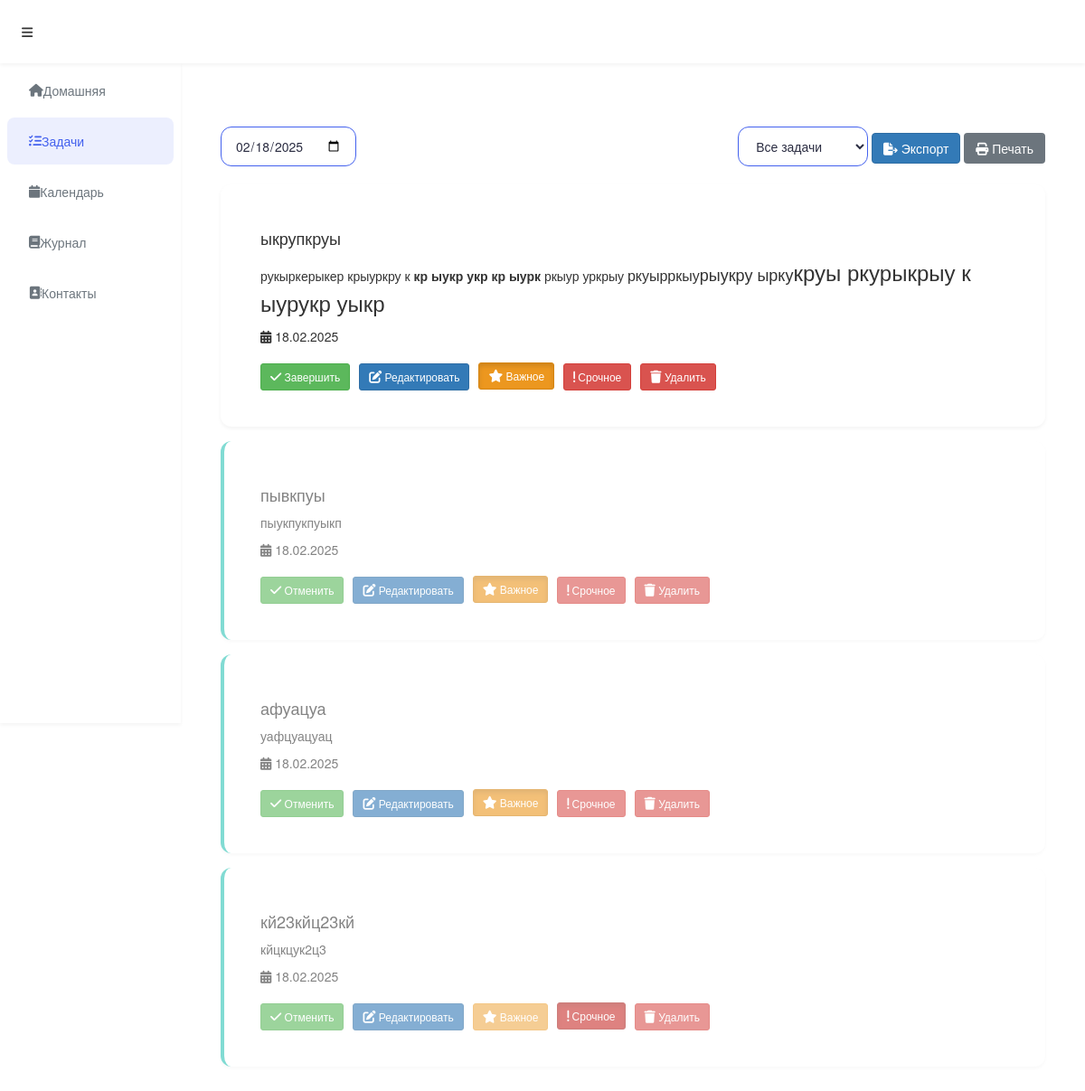
The page /tasks on the database its author committed.
### models.py (models this page shows, shortened)
class Task(db.Model):
    id = db.Column(db.Integer, primary_key=True)
    title = db.Column(db.String(100), nullable=False)
    description = db.Column(db.Text)
    created_date = db.Column(db.DateTime, default=datetime.utcnow)
    due_date = db.Column(db.DateTime)
    completed = db.Column(db.Boolean, default=False)
    important = db.Column(db.Boolean, default=False)
    urgent = db.Column(db.Boolean, default=False)

### main.py (the view)
@app.route('/tasks')
def tasks():
    tasks = Task.query.order_by(Task.due_date.asc()).all()
    today = datetime.now().strftime('%Y-%m-%d')
    return render_template('tasks.html', tasks=tasks, today=today)

### templates/tasks.html (shortened to what this page needs)
{% extends "base.html" %}
{% block extra_css %}
<link rel="stylesheet" href="https://cdnjs.cloudflare.com/ajax/libs/jquery-cleditor/1.4.5/jquery.cleditor.css">
{% endblock %}
{% block content %}
<div class="tasks-section">
    <div class="filter-controls">
        <div class="date-filter">
            <input type="date" id="taskDate" onchange="filterTasksByDate(this.value)" value="{{ today }}">
        </div>
        <div class="sort-filter">
            <select id="sortTasks" onchange="sortTasks(this.value)">
                <option value="all">Все задачи</option>
            </select>
            <button onclick="exportTasks()" class="btn btn-primary">
                <i class="fas fa-file-export"></i> Экспорт
            </button>
            <button onclick="printTasks()" class="btn btn-secondary">
                <i class="fas fa-print"></i> Печать
            </button>
        </div>
    </div>
    <div class="tasks" id="tasksList">
        {% for task in tasks %}
        <div class="task {% if task.completed %}completed{% endif %}"
             data-date="{{ task.due_date.strftime('%Y-%m-%d') }}"
             data-task-id="{{ task.id }}">
            <div class="pd-20">
                <h4 class="h4">{{ task.title }}</h4>
                <p class="task-description">{{ task.description | safe }}</p>
                <div class="task-date">
                    <i class="fas fa-calendar-alt"></i> {{ task.due_date.strftime('%d.%m.%Y') }}
                </div>
                <div class="task-actions">
                    <button onclick="toggleComplete('{{ task.id }}')" class="btn btn-success btn-sm">
                        <i class="fas fa-check"></i> {{ 'Отменить' if task.completed else 'Завершить' }}
                    </button>
                    <button onclick="handleEditTask('{{ task.id }}')" class="btn btn-primary btn-sm">
                        <i class="fas fa-edit"></i> Редактировать
                    </button>
                    <button onclick="toggleImportant('{{ task.id }}')" class="btn btn-warning btn-sm {% if task.important %}active{% endif %}">
                        <i class="fas fa-star"></i> Важное
                    </button>
                    <button onclick="toggleUrgent('{{ task.id }}')" class="btn btn-danger btn-sm {% if task.urgent %}active{% endif %}">
                         Срочное
                    </button>
                    <button onclick="deleteTask('{{ task.id }}')" class="btn btn-danger btn-sm">
                        <i class="fas fa-trash"></i> Удалить
                    </button>
                </div>
            </div>
        </div>
        {% endfor %}
    </div>
</div>
{% endblock %}

### templates/base.html (shortened to what this page needs)
<!DOCTYPE html>
<html lang="ru">
<head>
    <link href="https://cdn.jsdelivr.net/npm/suneditor@latest/dist/css/suneditor.min.css" rel="stylesheet">
    <link rel="stylesheet" href="{{ url_for('static', filename='style.css') }}">
    <link rel="stylesheet" href="https://cdnjs.cloudflare.com/ajax/libs/font-awesome/6.4.0/css/all.min.css">
    <link rel="stylesheet" href="https://cdn.jsdelivr.net/npm/bootstrap@3.3.7/dist/css/bootstrap.min.css">
    {% block extra_css %}{% endblock %}
</head>
<body>
    <div class="header">
        <div class="header-left">
            <div class="menu-icon" id="toggleSidebar">
                <i class="fas fa-bars"></i>
            </div>
        </div>
    </div>
    <div class="left-side-bar" id="sidebar">
        <div class="menu-block">
            <div class="sidebar-menu">
                <nav>
                    <a href="/" {% if request.endpoint == 'home' %}class="active"{% endif %}><i class="fas fa-home"></i><span class="mtext">Домашняя</span></a>
                    <a href="/tasks" {% if request.endpoint == 'tasks' %}class="active"{% endif %}><i class="fas fa-tasks"></i><span class="mtext">Задачи</span></a>
                    <a href="/calendar" {% if request.endpoint == 'calendar' %}class="active"{% endif %}><i class="fas fa-calendar"></i><span class="mtext">Календарь</span></a>
                    <a href="/journal" {% if request.endpoint == 'journal' %}class="active"{% endif %}><i class="fas fa-book"></i><span class="mtext">Журнал</span></a>
                    <a href="/contacts" {% if request.endpoint == 'contacts' %}class="active"{% endif %}><i class="fas fa-address-book"></i><span class="mtext">Контакты</span></a>
                </nav>
            </div>
        </div>
    </div>
    <div class="main-container">
        <div class="pd-ltr-20">
            {% block content %}{% endblock %}
        </div>
    </div>
</body>
</html>

### static/style.css (style rules this page uses)
:root { --primary-color: #4361ee; --secondary-color: #3f37c9; --accent-color: #7209b7; --success-color: #2ec4b6; --danger-color: #e63946; --warning-color: #ff9f1c; --background: #f8f9fd; --card-bg: #ffffff; --text-primary: #2b2d42; --text-secondary: #6c757d; --border-radius: 12px; --shadow-sm: 0 2px 4px rgba(0,0,0,0.05); --shadow-md: 0 4px 6px rgba(0,0,0,0.07); --shadow-lg: 0 10px 15px rgba(0,0,0,0.1); }
body { font-family: 'Inter', sans-serif; background-color: var(--background); color: var(--text-primary); margin: 0; padding: 0; }
.header { background: var(--card-bg); box-shadow: var(--shadow-sm); height: 70px; display: flex; align-items: center; padding: 0 24px; position: fixed; top: 0; left: 0; right: 0; z-index: 1200; transition: all 0.3s ease; box-sizing: border-box; }
.menu-icon { position: relative; margin-right: 16px; }
.header-left { display: flex; align-items: center; }
.left-side-bar { width: 250px; background: var(--card-bg); box-shadow: var(--shadow-sm); height: calc(100vh - 70px); top: 70px; position: fixed; transition: all 0.3s ease; z-index: 1100; }
.sidebar-menu nav a { display: flex; align-items: center; padding: 16px 24px; color: var(--text-secondary); text-decoration: none; transition: all 0.3s ease; border-radius: 8px; margin: 4px 8px; }
.sidebar-menu nav a.active { background: rgba(67, 97, 238, 0.1); color: var(--primary-color); }
.main-container { margin-left: 250px; padding: 90px 24px 24px; transition: all 0.3s ease; min-height: 100vh; }
.task { background: var(--card-bg); border-radius: var(--border-radius); padding: 20px; margin-bottom: 16px; box-shadow: var(--shadow-sm); border-left: 4px solid transparent; transition: all 0.3s ease; }
.task.completed { border-left: 4px solid var(--success-color); opacity: 0.6; order: 999; }
.tasks { display: flex; flex-direction: column; }
.btn { padding: 8px 16px; border-radius: 4px; cursor: pointer; font-weight: 500; transition: all 0.3s ease; display: inline-flex; align-items: center; justify-content: center; gap: 8px; font-size: 14px; line-height: 1; border: 2px solid transparent; background: none; }
.btn-primary { color: var(--primary-color); border-color: var(--primary-color); background: transparent; }
.btn-secondary { color: var(--text-secondary); border-color: var(--text-secondary); }
.btn-success { color: var(--success-color); border-color: var(--success-color); background: transparent; }
.btn-danger { color: var(--danger-color); border-color: var(--danger-color); background: transparent; }
.btn-danger:hover, .btn-danger.active { background: var(--danger-color); color: white; transform: translateY(-1px); }
.btn-warning { color: var(--warning-color); border-color: var(--warning-color); background: transparent; }
.btn-warning:hover, .btn-warning.active { background: var(--warning-color); color: white; transform: translateY(-1px); }
.btn i { font-size: 16px; }
.btn i { font-size: 14px; }
.task-description { padding: 10px; border-top: 1px solid #eee; display: none; }
.h4 { font-size: 18px; font-weight: 600; color: #1b3133; margin: 0 0 15px 0; }
.task-description { padding: 12px 15px; border-top: 1px solid #eee; display: none; }
@media (max-width: 1200px) { .left-side-bar { width: 200px; } }
@media (max-width: 1200px) { .main-container { margin-left: 200px; } }
.task-actions { margin-top: 20px; display: flex; gap: 10px; }
.tasks-section { margin-top: 30px; max-width: 1200px; margin-left: auto; margin-right: auto; }
.pd-20 { padding: 20px; }
.pd-ltr-20 { padding: 20px; }
.filter-controls { display: flex; justify-content: space-between; align-items: center; margin-bottom: 20px; }
.date-filter input, .sort-filter select { padding: 10px 15px; border: 1px solid var(--primary-color); border-radius: var(--border-radius); background: var(--card-bg); color: var(--text-primary); font-size: 14px; transition: all 0.3s ease; }
.sort-filter select { cursor: pointer; min-width: 140px; }
.btn-secondary { background-color: #6c757d; color: white; }

### rows shown on the page
Task: title "пывкпуы", description "пыукпукпуыкп", due_date "18.02.2025", completed "Отменить"
Task: title "афуацуа", description "уафцуацуац", due_date "18.02.2025", completed "Отменить"
Task: title "кй23кйц23кй", description "кйцкцук2ц3", due_date "18.02.2025", completed "Отменить"
Task: title "ыкрупкруы", description "рукыркерыкер крыуркру к кр ыукр укр кр ыурк ркыур уркрыу ркуырркыу рыукру ырку круы ркурыкрыу к ыурукр уыкр", due_date "18.02.2025", completed "Завершить"
